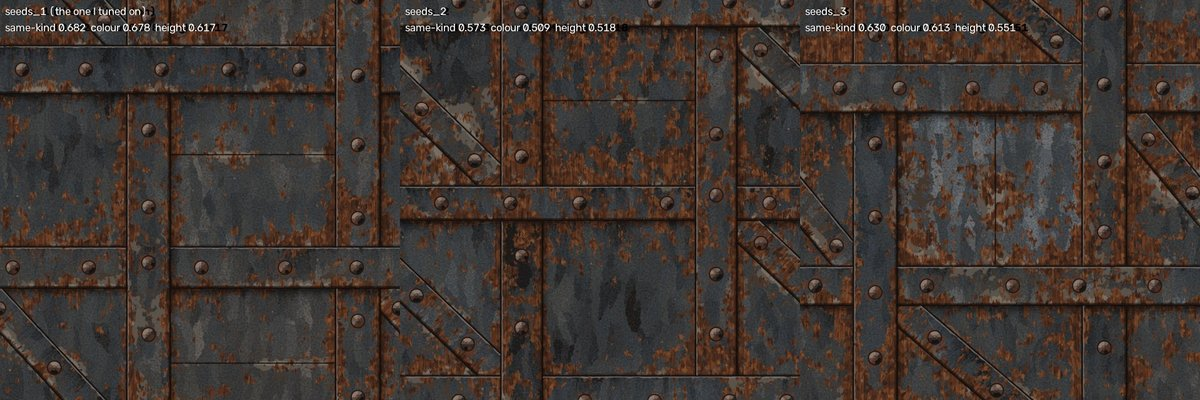
#> input picture procedural-textures/reuse_trials/metal/first_bake_seed_sets.jpg, 1200 x 400 px
$ python colour_shares.py first_bake_seed_sets.jpg
#> lines starting #> are read from the running program, lines starting #| are printed output that depends on the picture; after the words box and inside, x2 and y2 are one past the last pixel; in counts of white or black regions, pixels touching at a corner belong together
# What this does (plain words): sorts every dot of a colour picture into four plain kinds by simple colour rules, and prints the share of
# each, so a person can set how MUCH rust, pale chipped paint and dark stain a tile has by hand (look, change one setting, look again).
#   rust   = clearly orange-brown (red well above blue, and above green)
#   pale   = light dots that are not rust (bare steel, dusty paint, lit edges)
#   dark   = very dark dots (creases, stains, shadows)
#   steel  = everything else (the blue-grey paint)
# The same rule is used on the reference (as a GUIDE, measured once: general character only, no positions) and on the trial's pictures.
# It also prints the mean colour of the steel and rust dots. Use: python3 -I colour_shares.py PICTURE.png [PICTURE.png ...]
import sys

import cv2
import numpy as np


def shares(path):
#> called with path = 'first_bake_seed_sets.jpg'
    image = cv2.imread(path)[..., ::-1].astype(np.float64)
    red, green, blue = image[..., 0], image[..., 1], image[..., 2]
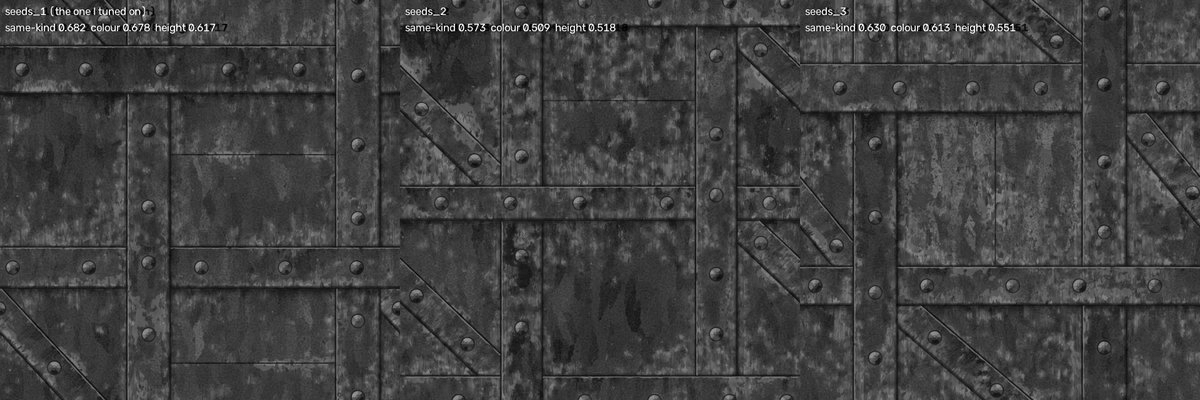
#> red: shape (400, 1200) float64; min 0, max 255, mean 64.7
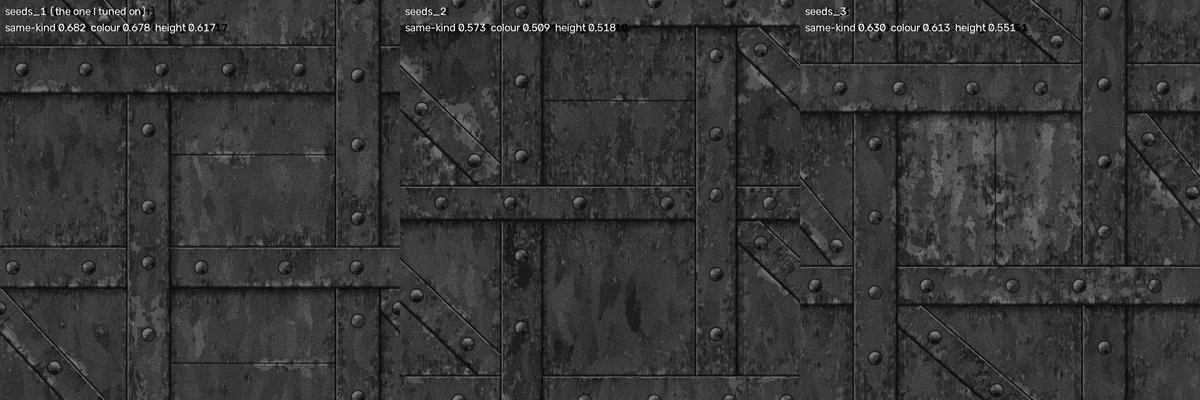
#> green: shape (400, 1200) float64; min 0, max 255, mean 54.5
    mean = image.mean(axis=2)
    rust = (red > blue + 22) & (red > green + 10) & (red > 50)
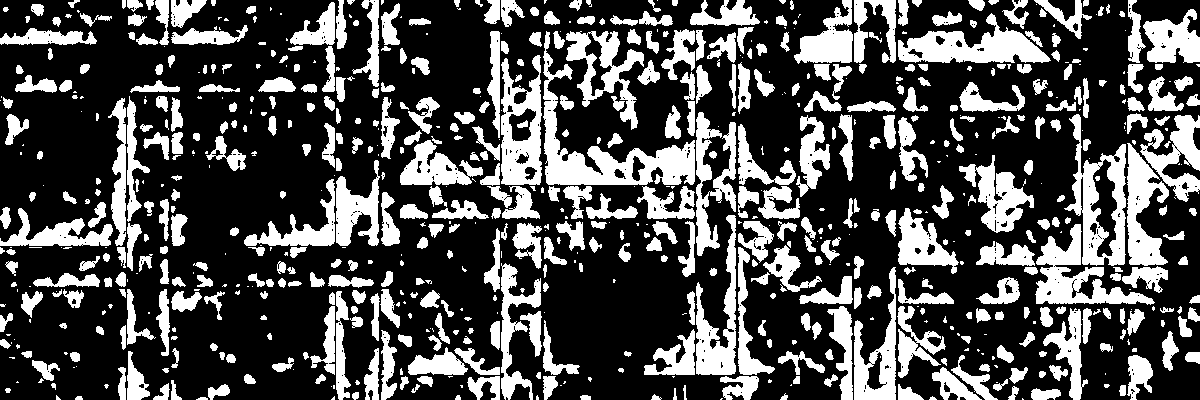
#> rust: shape (400, 1200) bool; 30.5% white; 762 white regions (256 under 20 px), largest, box (x1, y1, x2, y2) and area: (543, 31, 695, 185) 5536, (1064, 114, 1126, 266) 3730, (898, 13, 1051, 63) 3629
    pale = (~rust) & (mean > 78)
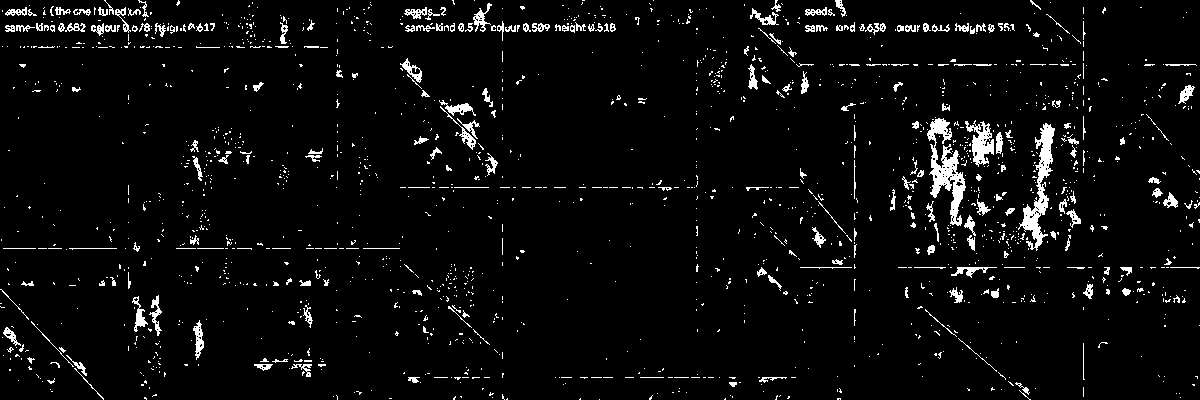
#> pale: shape (400, 1200) bool; 4.4% white in thin lines or dots
    dark = (~rust) & (~pale) & (mean < 36)
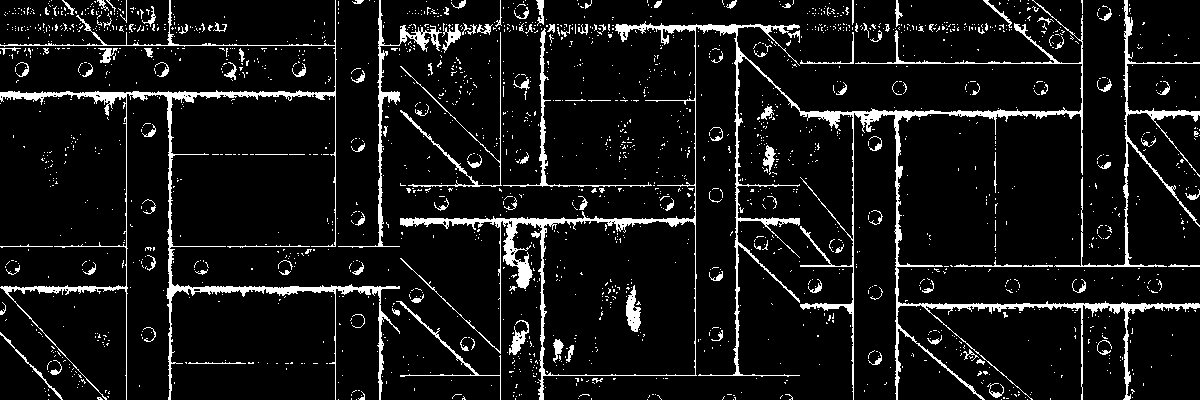
#> dark: shape (400, 1200) bool; 8.2% white; 2021 white regions (1884 under 20 px), largest, box (x1, y1, x2, y2) and area: (400, 0, 1200, 400) 14369, (0, 0, 400, 400) 6925, (1054, 0, 1200, 267) 2112
    steel = ~(rust | pale | dark)
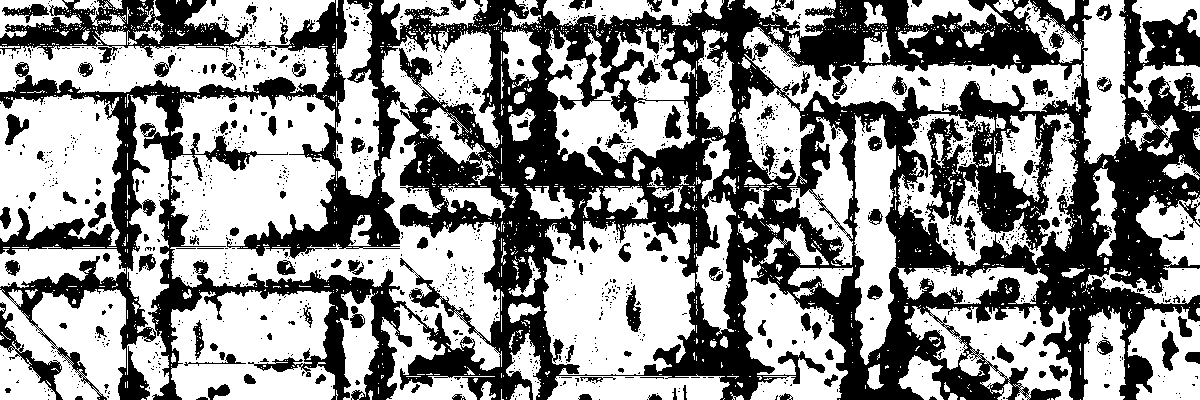
#> steel: shape (400, 1200) bool; 56.9% white; 1424 black regions (1274 under 20 px), largest, box (x1, y1, x2, y2) and area: (0, 0, 1200, 400) 189110, (0, 302, 63, 400) 1182, (626, 285, 641, 332) 404
    result = {kind: round(100.0 * float(mask.mean()), 1) for kind, mask in (('rust', rust), ('pale', pale), ('dark', dark), ('steel', steel))}
#> result = {'rust': 30.5, 'pale': 4.4, 'dark': 8.2, 'steel': 56.9}
    result['steel colour'] = [round(float(image[..., c][steel].mean())) for c in range(3)]
    result['rust colour'] = [round(float(image[..., c][rust].mean())) for c in range(3)] if rust.any() else None
    result['mean brightness'] = round(float(mean.mean()), 1)
    return result


for picture in sys.argv[1:]:
    print(picture.split('proc-work/')[-1], shares(picture))
